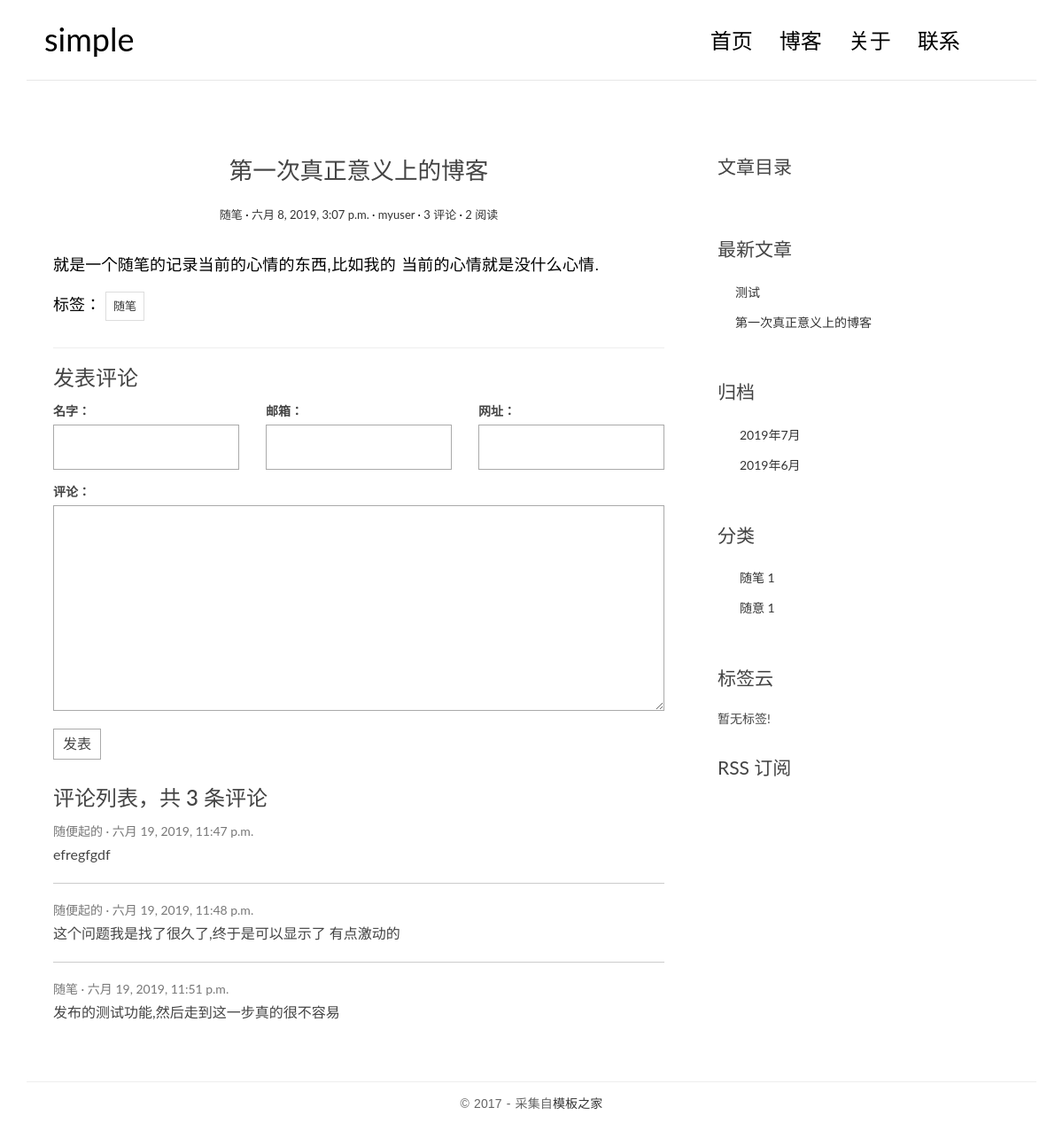
The app's page /post/1/ with its own data.
### blog/models.py (models this page shows, shortened)
class Post(models.Model):
    title = models.CharField(max_length=70)
    body = models.TextField()
    created_time= models.DateTimeField()
    modified_time = models.DateTimeField()
    excerpt = models.CharField(max_length=200, blank=True)
    category = models.ForeignKey(Category, on_delete=models.CASCADE)
    tags = models.ManyToManyField(Tag, blank=True)
    author = models.ForeignKey(User, on_delete=models.CASCADE)
    views = models.PositiveIntegerField(default=0)
    def increase_views(self):
        self.views += 1
        self.save(update_fields=['views'])
    body = models.TextField()
    excerpt = models.CharField(max_length=200, blank=True)
    def save(self, *args, **kwargs):
        if not self.excerpt:
            md = markdown.Markdown(extensions=[
                'markdown.extensions.extra',
                'markdown.extensions.codehilite',
            ])
            self.excerpt = strip_tags(md.convert(self.body))[:54]
        super(Post, self).save(*args, **kwargs)
    def get_absolute_url(self):
        return reverse('blog:detail', kwargs={'pk': self.pk})
    class Meta:
        ordering = ['-created_time']

class Category(models.Model):
    name = models.CharField(max_length=100)

class Tag(models.Model):
    name = models.CharField(max_length=100)

### comments/models.py (models this page shows, shortened)
class Comment(models.Model):
    name =  models.CharField(max_length=100)
    email = models.EmailField(max_length=255)
    url = models.URLField(blank=True)
    text = models.TextField()
    created_time = models.DateTimeField(auto_now_add=True)
    post = models.ForeignKey("blog.Post", on_delete=models.CASCADE)

### blog/views.py (the view)
# urls.py: url(r"^post/(?P<pk>[0-9]+)/$", views.detail, name="detail"),
def detail(request, pk):
    post = get_object_or_404(Post, pk=pk)
    post.increase_views()
    post.body = markdown.markdown(post.body,
                                  extensions = [
                                      'markdown.extensions.extra',
                                      'markdown.extensions.codehilite',
                                      'markdown.extensions.toc',
                                  ])
    form = CommentForm()
    comment_list = post.comment_set.all()
    context = {"post": post,
               "form": form,
               "comment_list": comment_list
    }
    return render(request, 'blog/detail.html', context=context)

### comments/forms.py
class CommentForm(forms.ModelForm):
    class Meta:
        model = Comment
        fields = ['name', 'email', 'url', 'text']

### blog/templatetags/blog_tags.py (called while the page is built)
@register.simple_tag
def get_recent_posts(num=5):
    return Post.objects.all().order_by("-created_time")[:num]

@register.simple_tag()
def archives():
    return Post.objects.dates("created_time","month", order="DESC")

@register.simple_tag()
def get_categories():
    return Category.objects.annotate(num_posts=Count('post')).filter(num_posts__gt=0)

### templates/blog/detail.html (shortened to what this page needs)
{% extends 'blog/base.html' %}
{% block main %}
    <article class="post post-{{ post.pk }}">
        <header class="entry-header">
            <h1 class="entry-title">{{ post.title }}</h1>
            <div class="entry-meta">
                <span class="post-category"><a href="{% url 'blog:category' post.category.pk %}">
                    {{ post.category.name }}</a></span>
                <span class="post-date"><a href="#"><time class="entry-date"
                                                          datetime="{{ post.created_time }}">{{ post.created_time }}</time></a></span>
                <span class="post-author"><a href="#">{{ post.author }}</a></span>
                <span class="comments-link"><a href="#">{{ comment_list|length }} 评论</a></span>
                <span class="views-count"><a href="#">{{ post.views }} 阅读</a></span>
            </div>
        </header>
        <div class="entry-content clearfix">
            {{ post.body|safe }}
            <div class="widget-tag-cloud">
                <ul>
                    标签：
                    {% for tag in post.tags.all %}
                        <li><a href="{% url 'blog:tag' tag.pk %}">{{ tag.name }}</a></li>
                    {% endfor %}
                </ul>
            </div>
        </div>
    </article>
    <section class="comment-area" id="comment-area">
        <hr>
        <h3>发表评论</h3>
        <form action="{% url 'comments:post_comment' post.pk %}" method="POST" class="comment-form">
            <div class="row">
                <div class="col-md-4">
                    <label for="{{ form.name.id_for_label }}">名字：</label>
                    {{ form.name }}
                </div>
                <div class="col-md-4">
                    <label for="{{ form.email.id_for_label }}">邮箱：</label>
                    {{ form.email }}
                </div>
                <div class="col-md-4">
                    <label for="{{ form.url.id_for_label }}">网址：</label>
                    {{ form.url }}
                </div>
                <div class="col-md-12">
                    <label for="{{ form.text.id_for_label }}">评论：</label>
                    {{ form.text }}
                    <button type="submit"  class="comment-btn">发表</button>
                </div>
            </div>
        </form>
        <div class="comment-list-panel">
            <h3>评论列表，共 <span>{{ comment_list|length }}</span> 条评论</h3>
            <ul class="comment-list list-unstyled">
                {% for comment in comment_list %}
                <li class="comment-item">
                    <span class="nickname">{{ comment.name }}</span>
                    <time class="submit-date" >{{ comment.created_time }}</time>
                    <div class="text">
                        {{ comment.text }}
                  </div>
                </li>
                {% empty %}
                暂无评论!
                {% endfor %}
            </ul>
        </div>
    </section>
{% endblock main %}
{% block toc %}
    <div class="widget widget-content">
        <h3 class="widget-title">文章目录</h3>
    </div>
{% endblock toc %}

### templates/blog/base.html (shortened to what this page needs)
{% load blog_tags %}
<!DOCTYPE html>
<head>
    <link rel="stylesheet" href="http://code.ionicframework.com/ionicons/2.0.1/css/ionicons.min.css">
    <link rel="stylesheet" href="/blog/static/css/bootstrap.min.css">
    <link rel="stylesheet" href="/blog/static/css/pace.css">
    <link rel="stylesheet" href="/blog/static/css/custom.css">
</head>
<body>
<div class="container">
    <header id="site-header">
        <div class="row">
            <div class="col-md-4 col-sm-5 col-xs-8">
                <div class="logo">
                    <h1><a href="{% url 'blog:index' %}"><b>simple</b></a></h1>
                </div>
            </div>
            <div class="col-md-8 col-sm-7 col-xs-4">
                <nav class="main-nav" role="navigation">
                    <div class="collapse navbar-collapse" id="bs-example-navbar-collapse-1">
                        <ul class="nav navbar-nav navbar-right">
                            <li class="cl-effect-11"><a href="{% url 'blog:index' %}" data-hover="首页">首页</a></li>
                            <li class="cl-effect-11"><a href="{% url 'blog:full_width' %}" data-hover="博客">博客</a></li>
                            <li class="cl-effect-11"><a href="{% url 'blog:about' %}" data-hover="关于">关于</a></li>
                            <li class="cl-effect-11"><a href="{% url 'blog:contact' %}" data-hover="联系">联系</a></li>
                        </ul>
                    </div>
                </nav>
            </div>
        </div>
    </header>
</div>
<div class="content-body">
    <div class="container">
        <div class="row">
            <main class="col-md-8">
                {% block main %}
                {% endblock main %}
            </main>
            <aside class="col-md-4">
                {% block toc %}
                {% endblock toc %}
                <div class="widget widget-recent-posts">
                    <h3 class="widget-title">最新文章</h3>
                    {% get_recent_posts as  recent_post_list %}
                    <ul>
                        {% for post in recent_post_list %}
                        <li>
                            <a href="{{ post.get_absolute_url }}">{{ post.title}}</a>
                        </li>
                        {% empty %}
                        暂无文章!
                        {% endfor %}
                    </ul>
                </div>
                <div class="widget widget-archives">
                    <h3 class="widget-title">归档</h3>
                    {% archives as date_list %}
                    <ul>
                        {% for date in date_list %}
                        <li>
                            <a href="{% url 'blog:archives' date.year date.month %}">{{ date.year }}年{{ date.month }}月</a>
                        </li>
                        {% empty %}
                        暂无归档!
                        {% endfor %}
                    </ul>
                </div>
                <div class="widget widget-category">
                    <h3 class="widget-title">分类</h3>
                    {% get_categories as category_list %}
                    <ul>
                        {% for category in category_list %}
                        <li>
                            <a href="{% url 'blog:category' category.pk %}">{{ category.name }}
                                <span class="post-count">{{ category.num_posts }}</span></a>
                        </li>
                        {% empty %}
                        暂无分类!
                        {% endfor %}
                    </ul>
                </div>
                <div class="widget widget-tag-cloud">
                    <h3 class="widget-title">标签云</h3>
                    <ul>
                        {% for tag in tag_list %}
                        <li>
                            <a href="{% url 'blog:tag' tag.pk %}">{{ tag.name }}</a>
                        </li>
                            {% empty %}
                            暂无标签!
                        {% endfor %}
                    </ul>
                </div>
                <div class="rss">
                    <a href="#"> RSS 订阅</a>
                </div>
            </aside>
        </div>
    </div>
</div>
<footer id="site-footer">
    <div class="container">
        <div class="row">
            <div class="col-md-12">
                <p class="copyright">&copy 2017 - 采集自<a href="http://www.cssmoban.com/"
                                                        target="_blank" title="模板之家">模板之家</a>
                </p>
            </div>
        </div>
    </div>
</footer>
</body>
</html>

### blog/static/css/custom.css (style rules this page uses)
* { outline: none; }
h1, h2, h3, h4, h5, h6 { margin-top: 0; }
b { font-weight: 400; }
a { color: #333; }
body { color: #444; font-family: 'Lato', sans-serif; }
p { font-family: 'Ubuntu', sans-serif; font-weight: 400; word-spacing: 1px; letter-spacing: 0.01em; }
#site-header { background-color: #FFF; padding: 25px 20px; margin-bottom: 40px; border-bottom: 1px solid #e7e7e7; }
.logo h1 a { color: #000; }
.logo h1 { margin: 0; font-family: 'Lato', sans-serif; font-weight: 300; }
.main-nav { margin-top: 11px; max-width: 95%; }
.main-nav a { color: #000000 !important; padding: 0 0 5px 0 !important; margin-right: 30px; font-family: 'Lato', sans-serif; font-weight: 300; font-size: 24px; }
.cl-effect-11 a { padding: 10px 0; color: #0972b4; text-shadow: none; }
.cl-effect-11 a::before { position: absolute; top: 0; left: 0; overflow: hidden; padding: 0 0 5px 0 !important; max-width: 0; border-bottom: 1px solid #000; color: #000; content: attr(data-hover); white-space: nowrap; -webkit-transition: max-width 0.5s; -moz-transition: max-width 0.5s; transition: max-width 0.5s; }
.content-body { padding-bottom: 4em; }
.post { background: #fff; padding: 30px 30px 0; }
.entry-title { text-align: center; font-size: 1.9em; margin-bottom: 20px; line-height: 1.6; padding: 10px 20px 0; }
.entry-meta { text-align: center; color: #DDDDDD; font-size: 13px; margin-bottom: 30px; }
.entry-content { font-size: 18px; line-height: 1.9; font-weight: 300; color: #000; }
.post-category::after, .post-date::after, .post-author::after, .comments-link::after { content: ' ·'; color: #000; }
.widget { background: #fff; padding: 30px 0 0; }
.widget-title { font-size: 1.5em; margin-bottom: 20px; line-height: 1.6; padding: 10px 0 0; font-weight: 400; }
.widget-recent-posts ul { padding: 0; margin: 0; padding-left: 20px; }
.widget-recent-posts ul li { list-style-type: none; position: relative; line-height: 170%; margin-bottom: 10px; }
.widget-recent-posts ul li::before { content: '\f3d3'; font-family: "Ionicons"; position: absolute; left: -17px; top: 3px; font-size: 16px; color: #000; }
.widget-archives ul { padding: 0; margin: 0; padding-left: 25px; }
.widget-archives ul li { list-style-type: none; position: relative; line-height: 170%; margin-bottom: 10px; }
.widget-archives ul li::before { content: '\f3f3'; font-family: "Ionicons"; position: absolute; left: -25px; top: 1px; font-size: 16px; color: #000; }
.widget-category ul { padding: 0; margin: 0; padding-left: 25px; }
.widget-category ul li { list-style-type: none; position: relative; line-height: 170%; margin-bottom: 10px; }
.widget-category ul li::before { content: '\f3fe'; font-family: "Ionicons"; position: absolute; left: -25px; top: 1px; font-size: 18px; color: #000; }
.widget-tag-cloud ul { padding: 0; margin: 0; margin-right: -10px; }
.widget-tag-cloud ul li { list-style-type: none; font-size: 13px; display: inline-block; margin-right: 10px; margin-bottom: 10px; padding: 3px 8px; border: 1px solid #ddd; }
.rss { font-size: 21px; margin-top: 30px; }
.rss a { color: #444; }
#site-footer { padding-top: 10px; padding: 0 0 1.5em 0; }
.copyright { text-align: center; padding-top: 1em; margin: 0; border-top: 1px solid #eee; color: #666; }
.contact-form input, .comment-form input { border: 1px solid #aaa; margin-bottom: 15px; width: 100%; padding: 15px 15px; font-size: 16px; line-height: 100%; transition: 0.4s border-color linear; }
.contact-form textarea, .comment-form textarea { border: 1px solid #aaa; margin-bottom: 15px; width: 100%; padding: 15px 15px; font-size: 16px; line-height: 20px !important; min-height: 183px; transition: 0.4s border-color linear; }
.comment-area { padding: 0 30px 0; }
.comment-form { margin-top: 15px; }
.comment-form .comment-btn { background-color: #fff; border: 1px solid #aaa; font-size: 16px; padding: 5px 10px; }
.comment-list-panel { margin-top: 30px; }
.comment-list { margin-top: 15px; }
.comment-item:not(:last-child) { border-bottom: 1px #ccc solid; margin-bottom: 20px; padding-bottom: 20px; }
.comment-item .nickname, .comment-item .submit-date { color: #777; font-size: 14px; }
.comment-item .nickname:after { content: ' ·'; }
.comment-item .text { padding-top: 5px; font-size: 16px; }

### records on screen
Post: title "第一次真正意义上的博客", category.name "随笔", created_time "六月 8, 2019, 3:07 p.m.", author "myuser", views "2", body "就是一个随笔的记录当前的心情的东西,比如我的 当前的心情就是没什么心情."
Tag: name "随笔"
Comment: name "随便起的", created_time "六月 19, 2019, 11:47 p.m.", text "efregfgdf"
Comment: name "随便起的", created_time "六月 19, 2019, 11:48 p.m.", text "这个问题我是找了很久了,终于是可以显示了 有点激动的"
Comment: name "随笔", created_time "六月 19, 2019, 11:51 p.m.", text "发布的测试功能,然后走到这一步真的很不容易"
Post: title "测试"
Category: name "随笔", num_posts "1"
Category: name "随意", num_posts "1"

### other values on screen
{{ comment_list|length }} "3"
{{ date.year }} "2019" "2019"
{{ date.month }} "7" "6"
